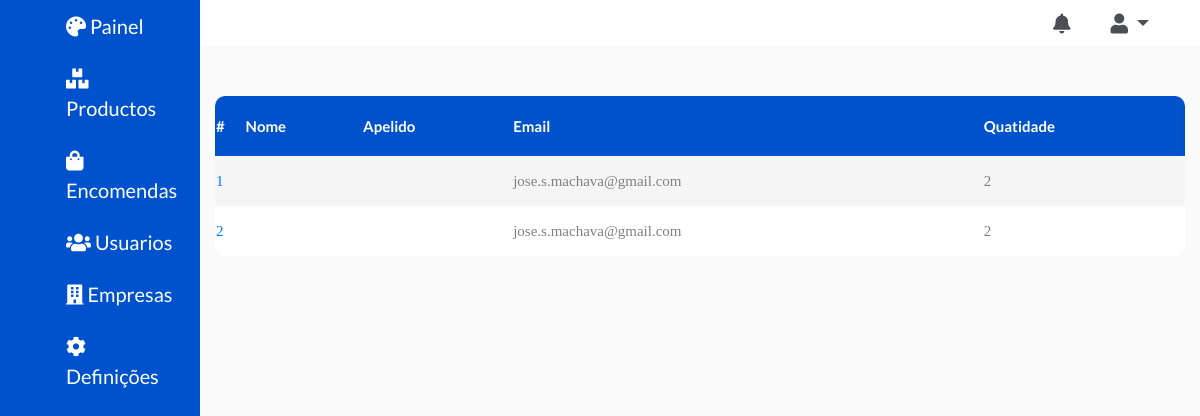
The page /dashboard/order/ on the database as committed earlier.
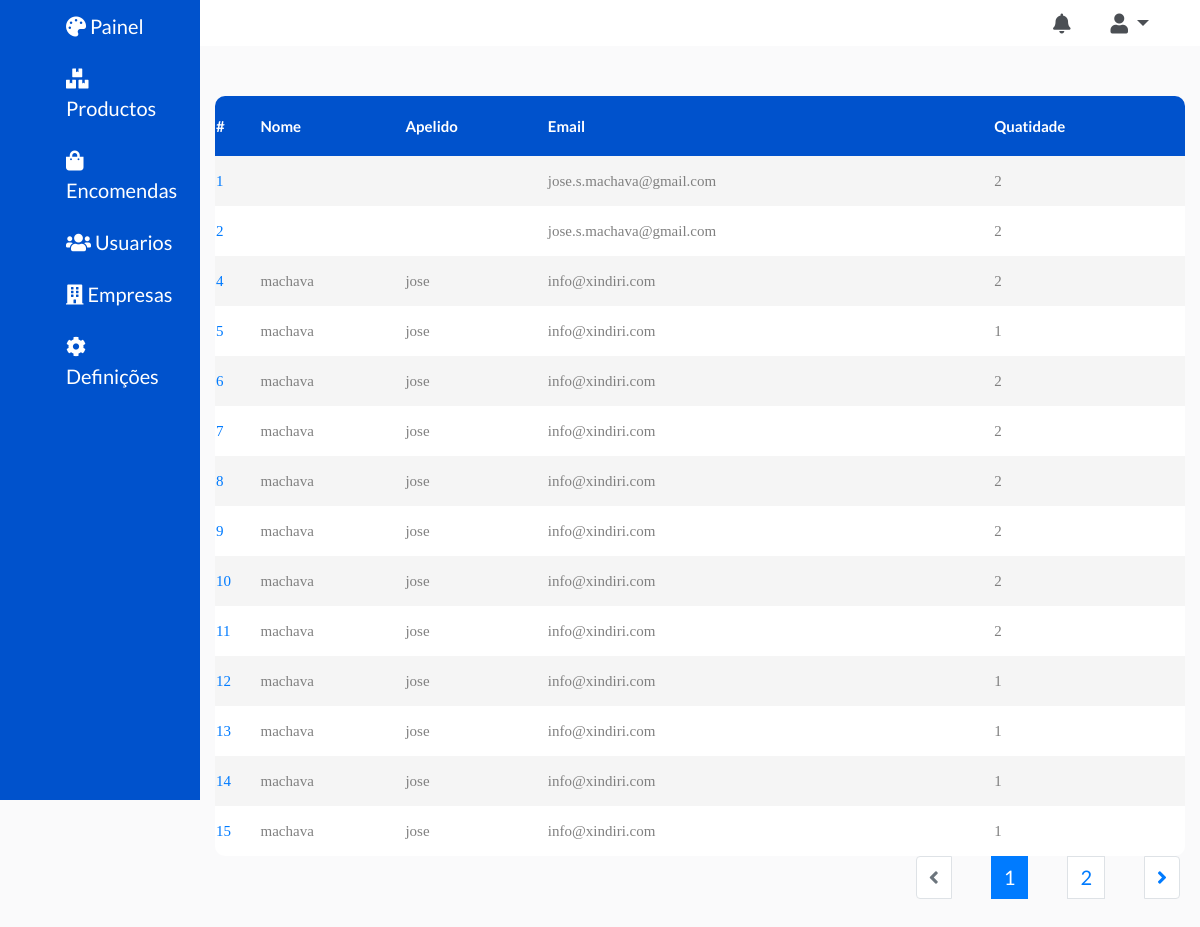
The same page on the database as committed later.
### dashboard/models.py (models this page shows, shortened)
class Order(models.Model):
    user = models.ForeignKey(User, on_delete=models.CASCADE)
    product = models.ManyToManyField(OrderProduct)
    start_date = models.DateTimeField(auto_now_add=True)
    ordered = models.BooleanField(default=False)

### account/models.py (models this page shows)
class User(AbstractUser):
    username = None
    email = models.EmailField(_('email address'), unique=True)
    phone_regex = RegexValidator(regex=r'^\+?258?\d{9,13}$',
                                 message="O número de telefone deve ser digitado no formato: '+258849293949'. São permitidos até 13 dígitos.")
    phone_number = models.CharField(validators=[phone_regex], max_length=13, blank=True)  # validators should be a list
    USERNAME_FIELD = 'email'
    REQUIRED_FIELDS = []
    objects = UserManager()

### dashboard/views.py (the view)
# urls.py: path("order/", views.OrdertListView.as_view(), name="order"),
class OrdertListView(ListView):
    model = Order
    template_name = 'dashboard/product/order.html'
    context_object_name = 'orders'
    paginate_by = 15
    def get_context_data(self, **kwargs):
        context = super(OrdertListView, self).get_context_data(**kwargs)
        orders = self.get_queryset()
        page = self.request.GET.get('page')
        paginator = Paginator(orders, self.paginate_by)
        try:
            orders = paginator.page(page)
        except PageNotAnInteger:
            orders = paginator.page(1)
        except EmptyPage:
            orders = paginator.page(paginator.num_pages)
        context['order'] = orders
        return context

### price/templates/dashboard/product/order.html (shortened to what this page needs)
{% extends "price/layout/base.html" %}
{% load staticfiles %}
{% load staticfiles %}
{% block styles %}
<link rel="stylesheet" href="{% static 'stylesheet/main.css' %}">
<link rel="stylesheet" href="https://use.fontawesome.com/releases/v5.7.2/css/all.css">
<link rel="stylesheet" href="{% static 'stylesheet/dashboard.css' %}">
{% endblock %}
{% block content %}
<main>
    <div class="container-fluid">
        <div class="row">
                <div class="col-md-2 aside">
                    {% include "dashboard/aside.html" %}
                </div>
            <div class="col-md-10">
                            {% include "dashboard/menu.html" %}
                <section>
                    <table class="">
                        <thead>
                        <tr>
                            <th scope="1">#</th>
                            <th scope="col">Nome</th>
                            <th scope="col">Apelido</th>
                            <th scope="col">Email</th>
                            <th scope="col">Quatidade</th>
                        </tr>
                        </thead>
                        <tbody>
                        {% for order in orders %}
                        {% if order.ordered  %}
                        <tr>
                            <td colspan="1"><a href="{%  url  'order-detail' order.id %}">{{ order.id }}</a>  </td>
                            <td>  {{ order.user.last_name }}</td>
                            <td>  {{ order.user.first_name }}</td>
                             <td>  {{ order.user.email }}</td>
                            <td>{{ order.product.all.count }}</td>
                        </tr>
                        {% endif %}
                       {% endfor %}
                        </tbody>
                    </table>
                    {% if is_paginated %}
                        {% include "price/layout/pagination.html" %}
                    {% endif %}
                </section>
            </div>
        </div>
    </div>
</main>
{% endblock %}

Rows that differ between the two databases and show on the page:
now on this page (row edited): Order: id "4", user.last_name "machava", user.first_name "jose", user.email "info@xindiri.com", product.all.count "2"
added Order: id "5", user.last_name "machava", user.first_name "jose", user.email "info@xindiri.com", product.all.count "1"
added Order: id "6", user.last_name "machava", user.first_name "jose", user.email "info@xindiri.com", product.all.count "2"
added Order: id "7", user.last_name "machava", user.first_name "jose", user.email "info@xindiri.com", product.all.count "2"
added Order: id "8", user.last_name "machava", user.first_name "jose", user.email "info@xindiri.com", product.all.count "2"
added Order: id "9", user.last_name "machava", user.first_name "jose", user.email "info@xindiri.com", product.all.count "2"
added Order: id "10", user.last_name "machava", user.first_name "jose", user.email "info@xindiri.com", product.all.count "2"
added Order: id "11", user.last_name "machava", user.first_name "jose", user.email "info@xindiri.com", product.all.count "2"
added Order: id "12", user.last_name "machava", user.first_name "jose", user.email "info@xindiri.com", product.all.count "1"
added Order: id "13", user.last_name "machava", user.first_name "jose", user.email "info@xindiri.com", product.all.count "1"
added Order: id "14", user.last_name "machava", user.first_name "jose", user.email "info@xindiri.com", product.all.count "1"
added Order: id "15", user.last_name "machava", user.first_name "jose", user.email "info@xindiri.com", product.all.count "1"
Other text that changed with them:
new list line: "1"
new list line: "2"
